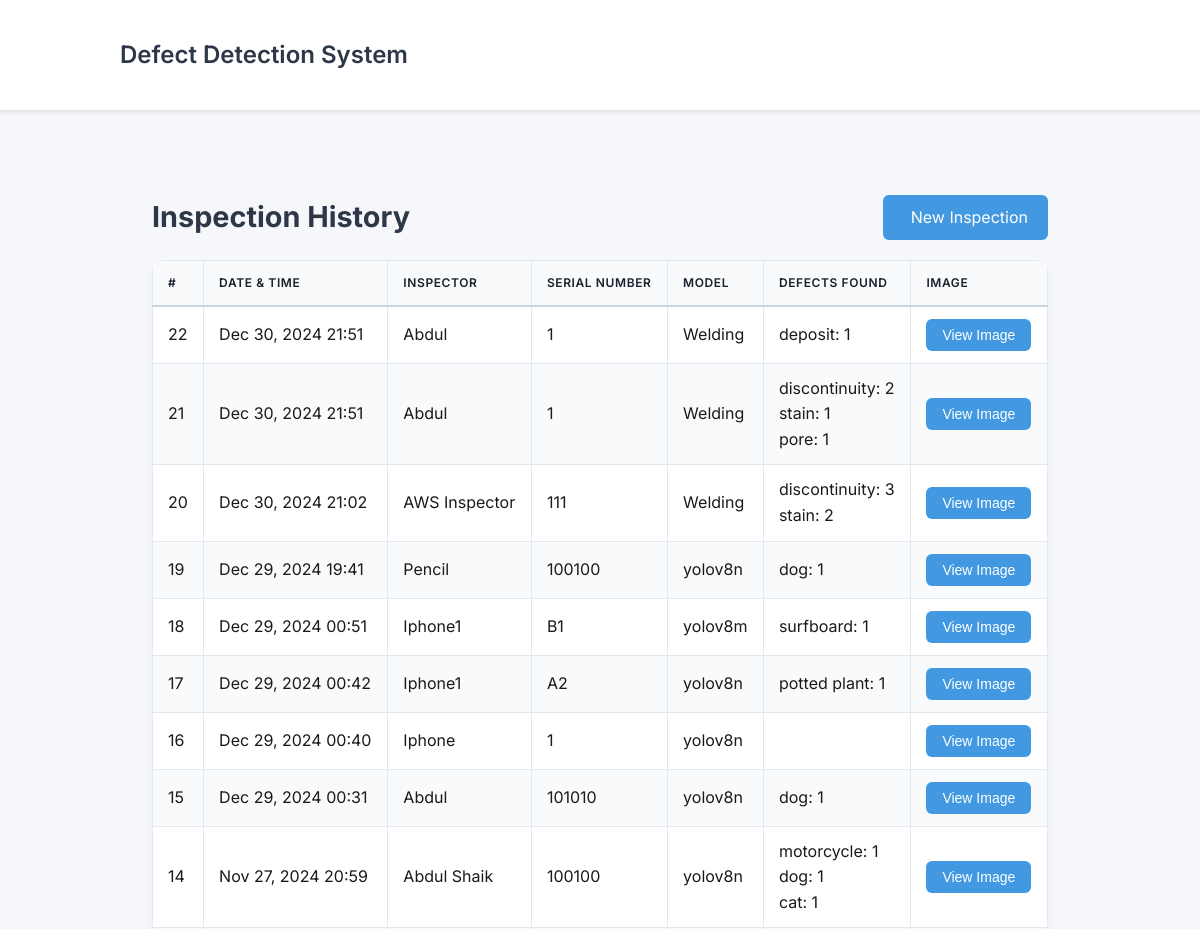
Before: /history/ (upper part) with the older database file.
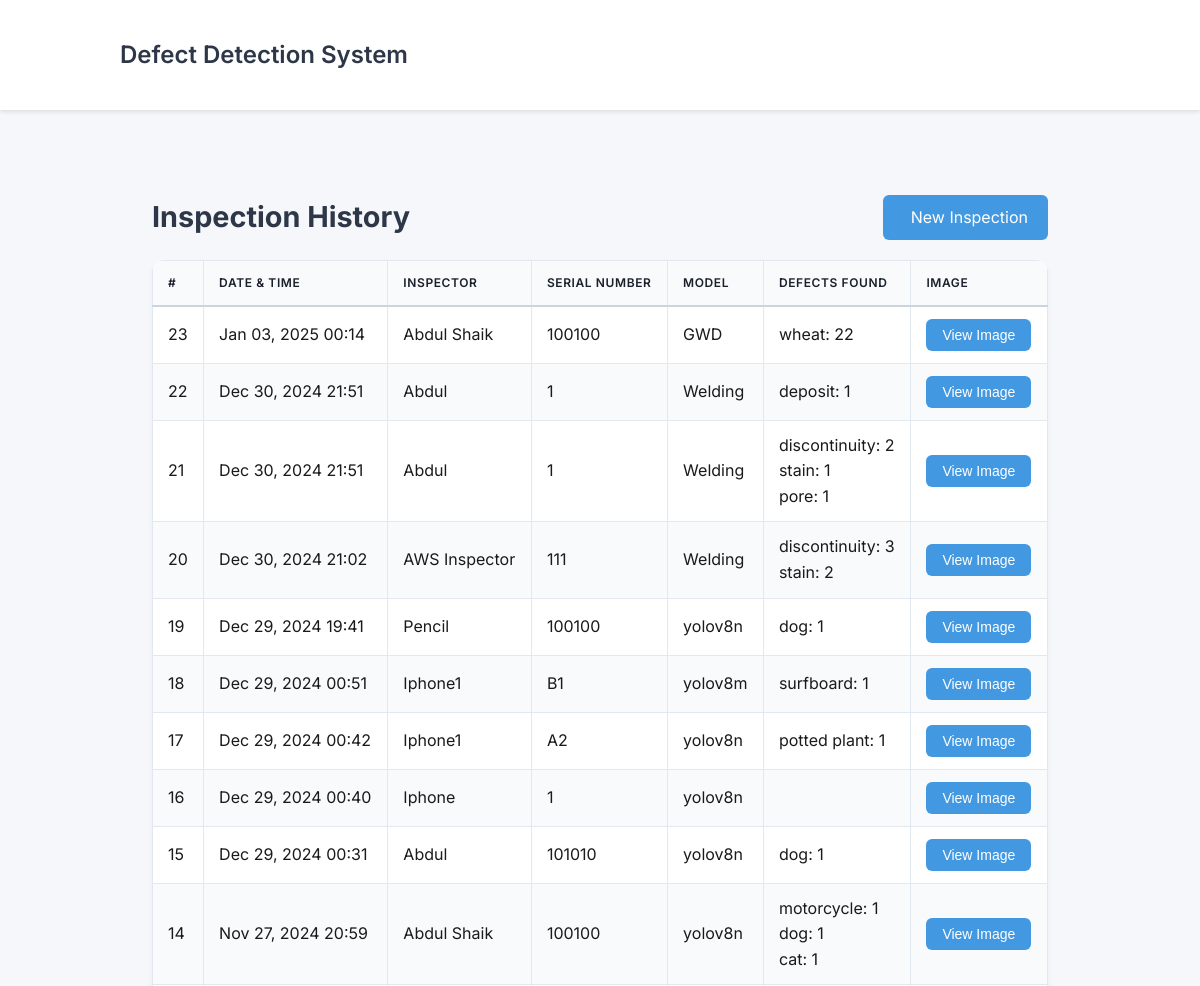
After: the same page with the newer database file.
### defect_app/models.py (models this page shows, shortened)
class DefectDetection(models.Model):
    name = models.CharField(max_length=100)
    serial_number = models.CharField(max_length=100)
    model_type = models.CharField(max_length=20)
    inspection_date = models.DateTimeField(auto_now_add=True)
    defect_results = models.JSONField()  # Store defect types and counts
    image = models.ImageField(upload_to='defect_images/')
    class Meta:
        ordering = ['-inspection_date']

### defect_app/views.py (the view)
# urls.py: path('history/', views.inspection_history, name='inspection_history'),
def inspection_history(request):
    inspections = DefectDetection.objects.all().order_by('-inspection_date')
    return render(request, 'defect_app/history.html', {'inspections': inspections})

### defect_app/templates/defect_app/history.html (shortened to what this page needs)
{% extends 'defect_app/base.html' %}
{% load static %}
{% block content %}
<div class="history-container">
    <div class="header-section">
        <h2>Inspection History</h2>
        <a href="{% url 'inspection_page' %}" class="new-inspection-btn">
             New Inspection
        </a>
    </div>
    {% if inspections %}
    <div class="table-responsive">
        <table class="inspection-table">
            <thead>
                <tr>
                    <th>#</th>
                    <th>Date & Time</th>
                    <th>Inspector</th>
                    <th>Serial Number</th>
                    <th>Model</th>
                    <th>Defects Found</th>
                    <th>Image</th>
                </tr>
            </thead>
            <tbody>
                {% for inspection in inspections %}
                <tr>
                    <td>{{ inspection.id }}</td>
                    <td>{{ inspection.inspection_date|date:"M d, Y H:i" }}</td>
                    <td>{{ inspection.name }}</td>
                    <td>{{ inspection.serial_number }}</td>
                    <td>{{ inspection.model_type }}</td>
                    <td>
                        {% for defect_type, count in inspection.defect_results.items %}
                            <div>{{ defect_type }}: {{ count }}</div>
                        {% endfor %}
                    </td>
                    <td>
                        <button class="view-image-btn" data-image="{{ inspection.image.url }}">
                            View Image
                        </button>
                    </td>
                </tr>
                {% endfor %}
            </tbody>
        </table>
    </div>
    {% else %}
    <div class="no-data">
        <p>No inspections found</p>
        <a href="{% url 'inspection_page' %}" class="new-inspection-btn">Create First Inspection</a>
    </div>
    {% endif %}
</div>
{% endblock %}

Changed rows visible on the page:
added DefectDetection: id "23", inspection_date "Jan 03, 2025 00:14", name "Abdul Shaik", serial_number "100100", model_type "GWD", defect_results "wheat", defect_results "22"
